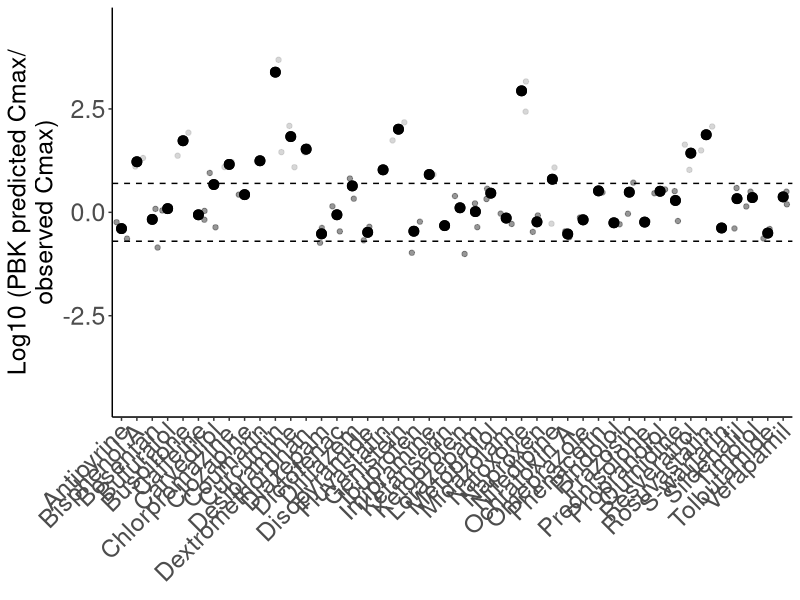

The R script that drew this image:
library(tidyverse)
library(ggforce)
model_results<-read.csv("../model/results/PBKresults.csv")

#data preparation figure (calculating the median predicted abserved ratio per compound and adding the number predicted within 5-fold)
figure_data <- model_results %>%
  mutate(pred.obs.ratio = Cplasmavenous/Cmax)   %>%
  group_by(compound) %>%
  mutate(med.pred.obs.ratio = median(pred.obs.ratio)) %>%
  mutate(color = ifelse(med.pred.obs.ratio>5,"Above 5-fold", "Within 5-fold"))%>%
  mutate(color = ifelse(med.pred.obs.ratio<0.2,"Below 5-fold", color))
  

tiff("Figure1_predicted_observed_ratios.tiff", units="in", width=15, height=7, res=150)

p <- ggplot(figure_data, 
            aes(x=compound, y=log10(pred.obs.ratio),
                color = color)) +
  geom_jitter(alpha = 0.6,  show.legend = FALSE) +
  scale_color_manual(values = c("#bdbdbd","#525252")) + 
  scale_fill_manual(values = c("#1b9e77", "#d95f02", "#7570b3")) + 
  geom_hline(yintercept=log10(5), color="black", linetype="dashed")+
  geom_hline(yintercept=log10(0.2), color="black", linetype="dashed")+
  scale_y_continuous(name = "Log10 (PBK predicted Cmax/\nobserved Cmax)",
                     limits = c(-4.5, 4.5))+
  guides(color = FALSE) +
  geom_point(data = figure_data,aes(x=compound, 
                                            y=log10(med.pred.obs.ratio)), 
             color = "black", 
             shape = 19, 
             size =3) +
  theme(panel.grid.major = element_blank(), panel.grid.minor = element_blank(),
        panel.background = element_blank(), axis.line = element_line(colour = "black"),
        text = element_text(size = 18),
        plot.tag.position = "top",
        legend.position="top",
        legend.title = element_blank(),
        legend.key = element_rect(colour = NA, fill = NA),
        axis.text.x = element_text(size=18,angle = 45, vjust = 1.05, hjust=1.05),
        axis.text.y = element_text(size=18),
        axis.title.x = element_blank())
p

dev.off()

  

